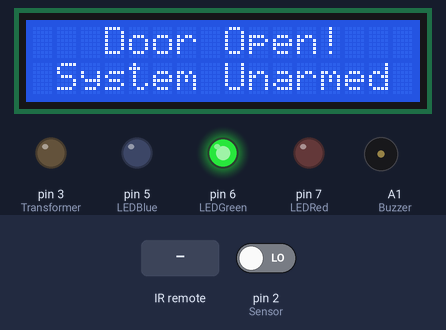
Simulated run of this sketch. Board: Arduino Uno, built with avr-gcc and run on an emulated ATmega328P. Parts: 16×2 character LCD, output pins drawn as LEDs (lit = HIGH), buzzer (waves = sounding, pin HIGH). The inputs (shaded band) are chosen by the test bench; at power-on: pin 2 (Sensor) LOW. What the sketch prints to the serial monitor is not drawn.

Above: at 1.2 s.
1.3 s: infrared code 0xFF30CF received
At 1.8 s:
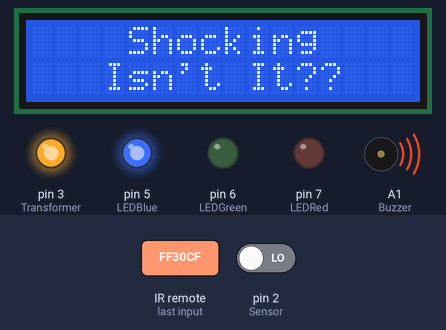
4.3 s: pin 2 (Sensor) driven HIGH
At 5.1 s:
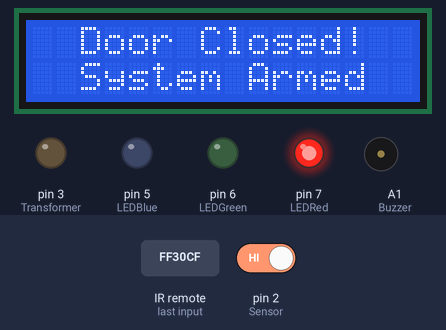
5.8 s: infrared code 0xFF6897 received
At 7.0 s:
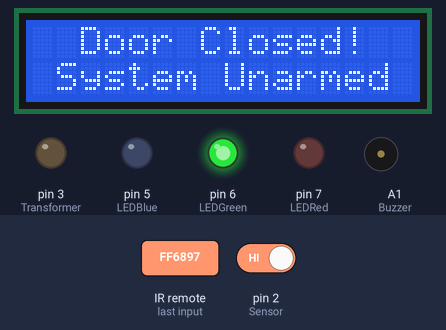
7.3 s: pin 2 (Sensor) driven LOW
At 8.3 s:
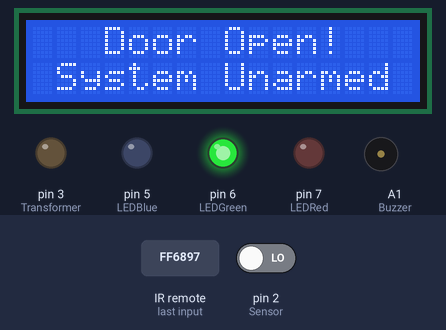
Timing chart, 0 to 9.8 s (numbered marks = the images above; inputs shaded):
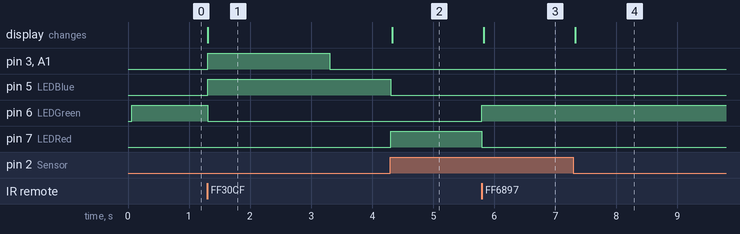

The sketch:

ElectroBoom.ino
```cpp
#include <IRremote.h>
#include <IRremoteInt.h>

#include <LiquidCrystal.h>

const int rs = 13, en = 12, d4 = 11, d5 = 10, d6 = 9, d7 = 8;         // Pin Assignments for LCD
LiquidCrystal lcd(rs, en, d4, d5, d6, d7);

int Sensor = 2;                                                       // Magnetic Door Sensor Input
int Transformer = 3;                                                  // Output to Voltage Booster Module
int Remote = 4;                                                       // Remote Input to Arm or Disarm Device
int Buzzer = A1;                                                      // Output to Buzzer

IRrecv irrecv(Remote);                                                // Take input from IR Receiver
decode_results results;                                               // Convert Received Value to HEX

int LEDBlue = 5;                                                      // Armed System LED (Door Open)
int LEDGreen = 6;                                                     // Unarmed System Status (Door Open or Closed)
int LEDRed = 7;                                                       // Armed System Status (Door Closed)

boolean SystemArmed = false;                                          // Flag for System Status
boolean Button = false;                                               // Flag for IR Receiver Status

void setup()
{
  lcd.begin(16, 2);
  //Inputs
  pinMode(Sensor, INPUT);
  pinMode(Remote, INPUT);

  //Outputs
  pinMode(Transformer, OUTPUT);
  pinMode(LEDBlue, OUTPUT);
  pinMode(LEDGreen, OUTPUT);
  pinMode(LEDRed, OUTPUT);
  pinMode(Buzzer, OUTPUT);
  digitalWrite(Transformer, LOW);
  digitalWrite(LEDBlue, LOW);
  digitalWrite(LEDGreen, LOW);
  digitalWrite(LEDRed, LOW);
  irrecv.enableIRIn();                                                // Start the Receiver
  Serial.begin(9600);                                                 // Start the Serial Monitor
}

void loop()
{
  if ((digitalRead(Sensor) == HIGH) && (SystemArmed == true))         //Status Check for Door being Closed and Armed
  {
    Serial.println("System Armed");
    Serial.println("Door Closed");
    analogWrite(LEDRed, 255);
    analogWrite(LEDGreen, 0);
    analogWrite(LEDBlue, 0);
    digitalWrite (Transformer, LOW);
    lcd.clear();
    lcd.setCursor(2, 0);
    lcd.write("Door Closed!");
    lcd.setCursor(2, 1);
    lcd.write("System Armed");
    Button = false;

    while ((digitalRead(Sensor) == HIGH) && (Button == false))
    {
      if (irrecv.decode(&results))
      {
        if (results.value == 0XFF6897)
        {
          SystemArmed = false;
          Button = true;
        }
          irrecv.resume();
      }
    }
  }
  if ((digitalRead(Sensor) == LOW) && (SystemArmed == true))        //Status Check for Door being Open and Armed
  {
    lcd.clear();
    lcd.setCursor(4, 0);
    lcd.write("Shocking");
    lcd.setCursor(3, 1);
    lcd.write("Isn't It??");
    Button = false;

    while ((digitalRead(Sensor) == LOW) && (Button == false))       // Shocking Stage. Door is Opened and System is Armed. Device Waits for Door Sensor Change or Remote Input
    {
      if (irrecv.decode(&results))
      {
        if (results.value == 0XFF6897)
        {
          SystemArmed = false;
          Button = true;
        }
          irrecv.resume();
      }
      if ((digitalRead(Sensor) == LOW) && (Button == false))
      {
        Serial.println("Shock Stage");
        Serial.println("System Waiting for Sensor or Remote Input");
        analogWrite(LEDRed, 0);
        analogWrite(LEDGreen, 0);
        analogWrite(LEDBlue, 255);
        digitalWrite(Transformer, HIGH);
        digitalWrite(Buzzer, HIGH);
        delay(2000);
        digitalWrite(Transformer, LOW);
        digitalWrite(Buzzer, LOW);
        delay(1000);
      }
    }
  }
  if ((digitalRead(Sensor) == LOW) && (SystemArmed == false))       //Status Check for Door being Open and Unarmed
  {
    Serial.println("System Unarmed");
    Serial.println("Door Open");
    analogWrite(LEDRed, 0);
    analogWrite(LEDGreen, 255);
    analogWrite(LEDBlue, 0);
    digitalWrite (Transformer, LOW);
    lcd.clear();
    lcd.setCursor(3, 0);
    lcd.write("Door Open!");
    lcd.setCursor(1, 1);
    lcd.write("System Unarmed");
    Button = false;

    while ((digitalRead(Sensor) == LOW) && (Button == false))
    {
      if (irrecv.decode(&results))
      {
        if (results.value == 0xFF30CF)
        {
          SystemArmed = true;
          Button = true;
        }
          irrecv.resume();
      }
    }
  }
  if ((digitalRead(Sensor) == HIGH) && (SystemArmed == false))      //Status Check for Door being Closed and Unarmed
  {
    Serial.println("System Unarmed");
    Serial.println("Door Closed");
    analogWrite(LEDRed, 0);
    analogWrite(LEDGreen, 255);
    analogWrite(LEDBlue, 0);
    digitalWrite (Transformer, LOW);
    lcd.clear();
    lcd.setCursor(2, 0);
    lcd.write("Door Closed!");
    lcd.setCursor(1, 1);
    lcd.write("System Unarmed");
    Button = false;
    while ((digitalRead(Sensor) == HIGH) && (Button == false))
    {
      if (irrecv.decode(&results))
      {
        if (results.value == 0xFF30CF)
        {
          SystemArmed = true;
          Button = true;
        }
          irrecv.resume();
      }
    }
  }
}
```

Measured:
- after the input at 1.3 s, pin 3 (Transformer), A1 (Buzzer): LOW → HIGH at once, → LOW 2.0 s later; pin 5 (LEDBlue): LOW → HIGH at once; pin 6 (LEDGreen): HIGH → LOW at once; the display: changes at once (image 1)
- after the input at 4.3 s, pin 3 (Transformer), A1 (Buzzer): stays LOW (without the input it goes to HIGH after 0.01 s); pin 5 (LEDBlue): HIGH → LOW at once; pin 7 (LEDRed): LOW → HIGH at once; the display: changes at once (image 2)
- after the input at 5.8 s, pin 6 (LEDGreen): LOW → HIGH at once; pin 7 (LEDRed): HIGH → LOW at once; the display: changes at once (image 3)
- after the input at 7.3 s, the display: changes at once (image 4)
